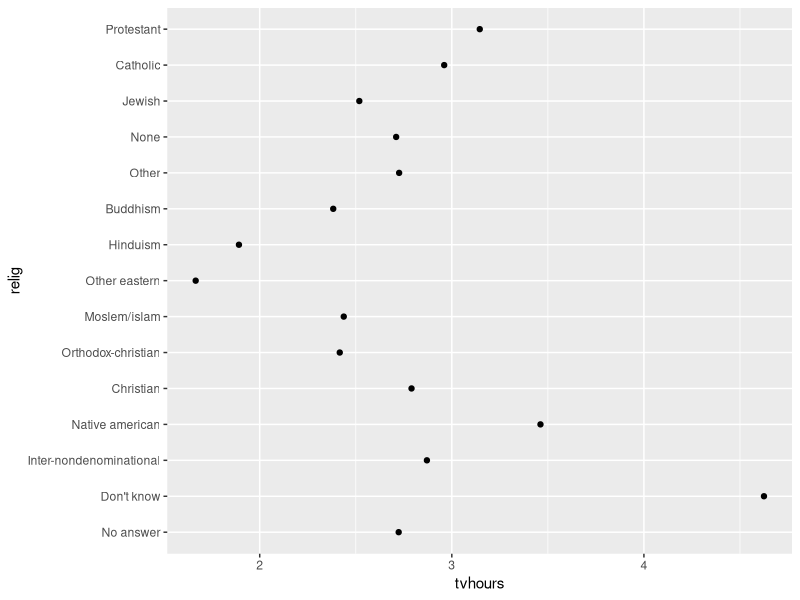
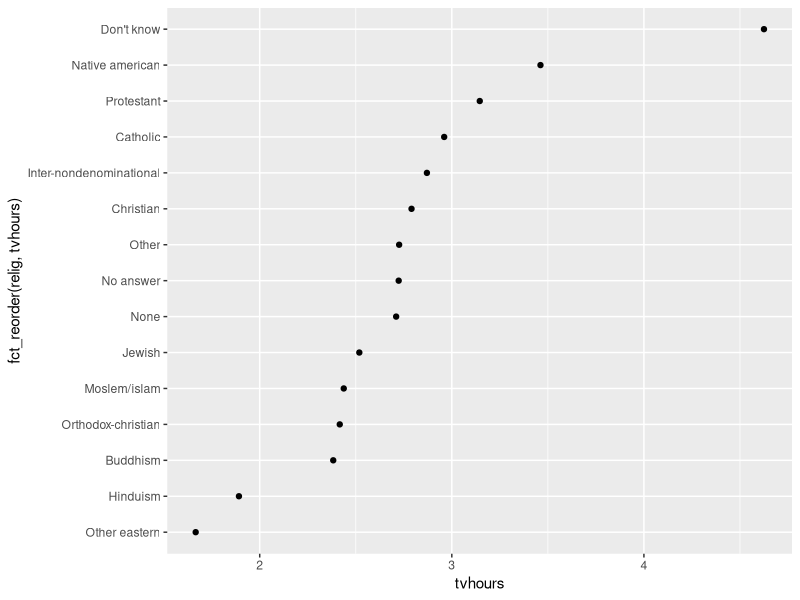
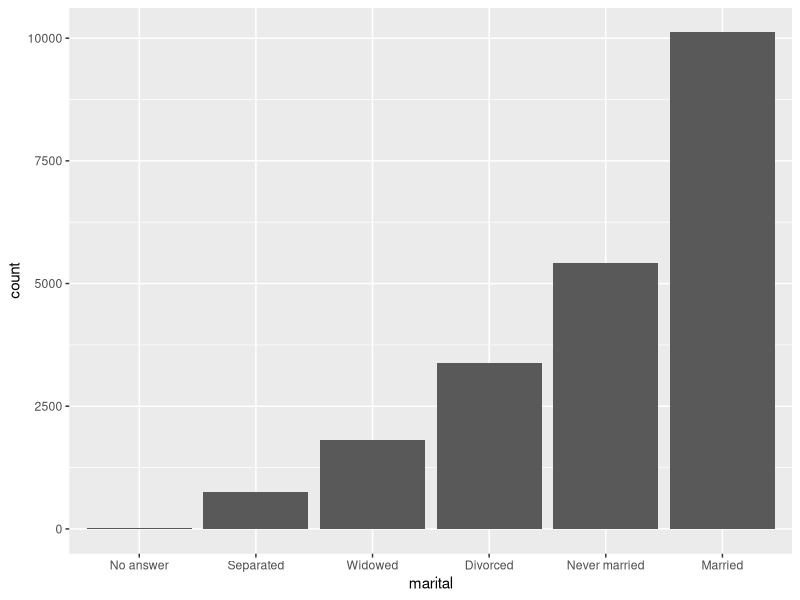

The R source for these figures, in order: (Note: this script raises an error after producing the figures.)
library(tidyverse)

x1 <- c("Dec", "Apr", "Jan", "Mar")

#Pirma susikuri galimu variantu vektoriu
month_levels <- c(
  "Jan", "Feb", "Mar", "Apr", "May", "Jun", 
  "Jul", "Aug", "Sep", "Oct", "Nov", "Dec"
)

y1 <- factor(x1, levels = month_levels)
y1

#dabar sort veikia kaip mes norime (pagal musu eiliskuma)
sort(y1)

#galime tureti nes skaicius (svarbu, kad po faktoriumi slepiasi skaicius)
as.numeric(y1)



#Pvz su klaida
x2 <- c("Dec", "Apr", "Jam", "Mar")
y2 <- factor(x2, levels = month_levels)
y2
#NA reiksme vietoje zodzio su klaida
sort(y2)

#jei nori kad mestu klaida
y2 <- parse_factor(x2, levels = month_levels)

#jein nori issaugoti eiliskuma kaip paduotu duomenu
f2 <- x1 %>% factor() %>% fct_inorder()
f2
#lygiai
levels(f2)


gss_cat


relig_summary <- gss_cat %>%
  group_by(relig) %>%
  summarise(
    age = mean(age, na.rm = TRUE),
    tvhours = mean(tvhours, na.rm = TRUE),
    n = n()
  )
#> `summarise()` ungrouping output (override with `.groups` argument)

ggplot(relig_summary, aes(tvhours, relig)) + geom_point()


ggplot(relig_summary, aes(tvhours, fct_reorder(relig, tvhours))) +
  geom_point()


gss_cat %>%
  mutate(marital = marital %>% fct_infreq() %>% fct_rev()) %>%
  ggplot(aes(marital)) +
  geom_bar()



#Perkuodojami faltoriai
gss_cat %>%
  mutate(partyid = fct_recode(partyid,
                              "Republican, strong"    = "Strong republican",
                              "Republican, weak"      = "Not str republican",
                              "Independent, near rep" = "Ind,near rep",
                              "Independent, near dem" = "Ind,near dem",
                              "Democrat, weak"        = "Not str democrat",
                              "Democrat, strong"      = "Strong democrat",
                              "Other"                 = "No answer",
                              "Other"                 = "Don't know",
                              "Other"                 = "Other party"
  )) %>%
  count(partyid)

#Sujungia mazesnes grupes (n - kiek grupiu norime)
gss_cat %>%
  mutate(relig = fct_lump(relig, n = 10)) %>%
  count(relig, sort = TRUE) %>%
  print(n = Inf)



########################
#PRATYBOS
########################
#1.
#Isrinkite atsitiktikne imti (1000 eil.) is rinkinio fruits.
#1.1. Pavertskite gauta vektoriu faktroriumi. levels argumentui naudokite visu isrinktu vaisiu
# pavadinimus + kategorija "others".

vaisiai <- sample(x = fruit, 1000, replace = T)
zymes <- c(unique(vaisiai), "others")
zymes
sort(zymes)

vaisiai <- factor(x=vaisiai, levels = sort(zymes))
levels(vaisiai)


#1.2 Sukurkite kita faktoriu (is jau sukurto), kurio kategorijos butu rikiuojamos:
# a) pagal daznuma
# b) pagal reiksmiu pasiteikyma eiluteje
# c) pagal raidziu skaiciu pavadinime

#a1)
vaisiai_a1 <- fct_infreq(vaisiai) #turetu surikiuoti pagal daznuma (nuo gausiausios)
levels(vaisiai_a1)

vaisiai_a1 %>% as_tibble() %>% group_by(value) %>% count(sort = T)
vaisiai %>% as_tibble() %>% group_by(value) %>% count(sort = T)

#a2)nuo maziausio iki didziausio
vaisiai_a2 <- fct_rev(fct_infreq(vaisiai)) #turetu surikiuoti pagal daznuma (nuo maziauisia)
levels(vaisiai_a2)

vaisiai_a2 %>% as_tibble() %>% group_by(value) %>% count()
vaisiai %>% as_tibble() %>% group_by(value) %>% count(sort = T)


#b)
#vaisiai_b <- fct_inorder(factor(fruit(factor[unclass(vaisiai)))
vaisiai_b <- fct_inorder(as.vector(vaisiai))
levels(vaisiai_b)[1:10]
vaisiai[1:10]


#c)
vaisiaiDF <- as_tibble(x=vaisiai) %>% rename(v = value) %>%
  mutate(simb_sk = str_length(v)) %>%
  mutate(v = fct_reorder(v, simb_sk, min)) #del sito zr. zemiau

levels(vaisiaiDF$v)

?fct_reorder
#is help
df <- tibble::tribble(
  ~color,     ~a, ~b,
  "blue",      1,  2,
  "blue",      5,  2,
  "green",     6,  2,
  "purple",    3.1,  3,
  "red",       2,  3,
  "yellow",    5,  1
)
df$color <- factor(df$color)
fct_reorder(df$color, df$a, mean) #pagal vidurki a stulpelio priskiria faktoriau lygius
#matome, kad red vidurkis maziausias, del to pirma. Vietoje mean gali bet kokia fja rasyti

#antras budas
fct_reorder(vaisiai, str_length(vaisiai), min)


#2
#Paimkite rinkini mtcars. Paverskite stulpelis gear faktoriumi ir isrikiuokite  jo kategorijas
#panaudodami stulpeliu wt (weight) 10% nupjauta vidurki, padalinta is standartinio nuoktypio.
mtcars

df <- mtcars %>%
  mutate(gear = fct_reorder(factor(df$gear), df$wt, function(w){mean(w, trim = 0.1,
  na.rm = T)/sd(w, na.rm = T)}))

fct_reorder(factor(df$gear), df$wt, function(w){mean(w, trim = 0.1, na.rm = T)/
    sd(w, na.rm = T)})

